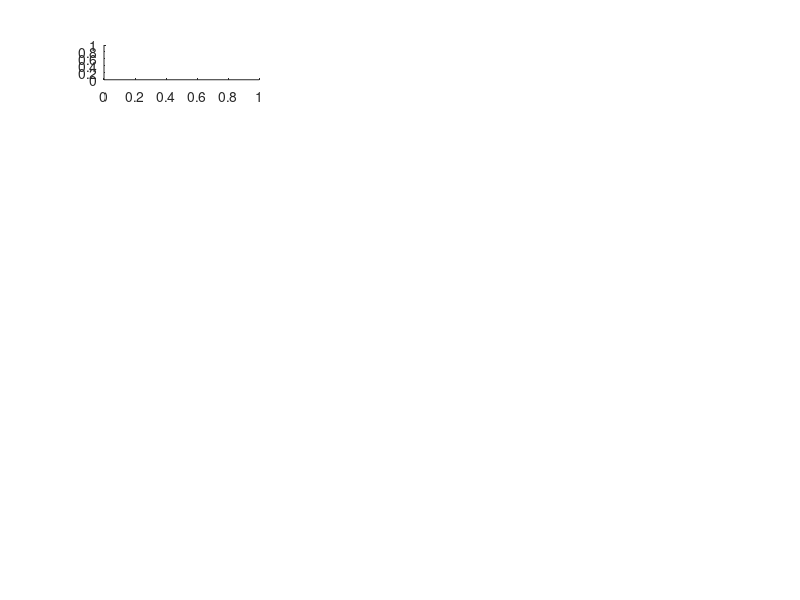

Write the MATLAB code that produced this figure. (Note: this script raises an error after producing the figure.)
X = linspace(0,3*pi);

subplot(7,3,1);
plot(X,Y), xlabel('X'), ylabel('Y');
Y = cos(X);
title('fungsi cos');

subplot(7,3,2);
plot(X,y1), xlabel('X'), ylabel('Y1');
y1 = sin(X);
title('fungsi sin');

subplot(7,3,3);
plot(X,y2), xlabel('X'), ylabel('Y2');
y2 = tan(X);
title('fungsi tangen');

A= [5 12 8 ; 2 7 9 ; 18 15 22 ];
subplot(7,3,4);
bar(A);
title('fungsi daigram batang');

subplot(7,3,5);
bar3(A);
title('fungsi diagram batang 3D');

x1 = linspace(-4,4,20);
subplot(7,3,6);
y3 = exp(-x1.*x1);
stairs(x1,y3);
title('fungsi diagram tangga');

subplot(7,3,7);
histogram(x1);
title('fungsi histogram');

subplot(7,3,8);
polarhistogram(x1);
title('fungsi histogram sudut');

subplot(7,3,9);
compass(X);
title('fungsi kompass');

subplot(7,3,[10,12]);
[A,B] = meshgrid(-8:.5:8);
R = sqrt(A.^2+B.^2);
Z = sin(5*R)./R;
surf(Z);

subplot(7,3,[13,21]);
image = imread("akainu.jpg");
imshow(image);






